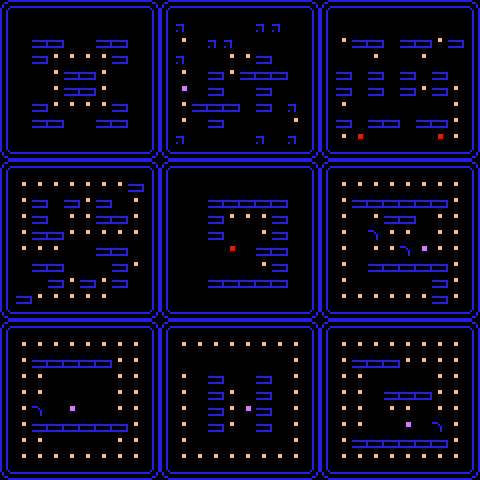

Rendered tile map (Tiled .tmx) drawn with the repository's tilesets; below, a short description and the full map source, tile grids included:
An orthogonal 30x30 tile map with 16x16 px tiles, 1 tile layer (Pacman).

<map version="1.0" orientation="orthogonal" renderorder="right-down" width="30" height="30" tilewidth="16" tileheight="16" nextobjectid="1">
 <tileset firstgid="1" name="pacman-tiles" tilewidth="16" tileheight="16" tilecount="48">
  <image source="pacman-tiles.png" width="256" height="48" />
 </tileset>
 <layer name="Pacman" width="30" height="30">
  <data encoding="csv">
1,2,2,2,2,2,2,2,2,5,1,2,2,2,2,2,2,2,2,5,1,2,2,2,2,2,2,2,2,5,
6,39,14,14,14,14,14,14,39,10,6,28,14,14,14,14,28,28,39,10,6,14,14,14,14,14,14,14,14,10,
6,14,26,26,14,14,26,26,14,10,6,7,14,28,28,14,14,14,14,10,6,7,26,26,14,26,26,7,26,10,
6,14,26,7,7,7,7,26,14,10,6,28,14,14,7,7,26,14,14,10,6,14,14,7,14,14,7,14,14,10,
6,14,14,7,26,26,7,14,14,10,6,7,14,26,7,26,26,26,14,10,6,26,14,26,14,26,39,26,14,10,
6,14,14,7,26,26,7,14,14,10,6,36,14,26,14,14,26,14,14,10,6,26,14,26,39,26,7,26,7,10,
6,14,26,7,7,7,7,26,14,10,6,7,26,26,26,14,26,14,28,10,6,7,14,14,14,14,14,14,7,10,
6,14,26,26,14,14,26,26,14,10,6,7,14,26,14,14,14,14,7,10,6,26,14,26,26,14,26,26,7,10,
6,39,14,14,14,14,14,14,39,10,6,28,39,14,14,14,28,14,28,10,6,7,35,14,14,14,14,35,7,10,
20,21,21,21,21,21,21,21,21,24,20,21,21,21,21,21,21,21,21,24,20,21,21,21,21,21,21,21,21,24,
1,2,2,2,2,2,2,2,2,5,1,2,2,2,2,2,2,2,2,5,1,2,2,2,2,2,2,2,2,5,
6,7,7,7,7,7,7,7,26,10,6,46,46,46,46,46,46,46,46,10,6,7,7,7,7,7,7,7,7,10,
6,7,26,14,26,7,26,14,7,10,6,46,46,26,26,26,26,26,46,10,6,7,26,26,26,26,26,26,7,10,
6,7,26,14,7,7,26,26,7,10,6,46,46,26,7,7,7,26,46,10,6,7,14,7,26,26,14,7,7,10,
6,7,26,26,7,7,7,7,7,10,6,46,46,26,14,14,7,26,46,10,6,7,14,18,7,7,14,7,7,10,
6,7,7,7,14,14,26,26,14,10,6,46,46,14,35,14,26,26,46,10,6,7,14,7,7,18,36,7,7,10,
6,14,26,26,14,14,14,26,7,10,6,46,46,14,14,14,7,26,46,10,6,7,14,26,26,26,26,26,7,10,
6,39,14,26,7,26,7,26,14,10,6,46,46,26,26,26,26,26,46,10,6,7,14,14,14,14,14,26,7,10,
6,26,7,7,7,7,7,14,14,10,6,46,46,46,46,46,46,46,46,10,6,7,7,7,7,7,7,26,7,10,
20,21,21,21,21,21,21,21,21,24,20,21,21,21,21,21,21,21,21,24,20,21,21,21,21,21,21,21,21,24,
1,2,2,2,2,2,2,2,2,5,1,2,2,2,2,2,2,2,2,5,1,2,2,2,2,2,2,2,2,5,
6,7,7,7,7,7,7,7,7,10,6,7,7,7,7,7,7,7,7,10,6,7,7,7,7,7,7,7,7,10,
6,7,26,26,26,26,26,7,7,10,6,14,14,14,14,14,14,14,7,10,6,7,26,26,26,7,7,7,7,10,
6,7,7,14,14,14,14,7,7,10,6,7,14,26,14,14,26,14,7,10,6,7,7,14,14,14,14,7,7,10,
6,7,7,14,14,14,14,7,7,10,6,7,14,26,7,14,26,14,7,10,6,7,7,14,26,26,26,7,7,10,
6,7,18,14,36,14,14,7,7,10,6,7,14,26,7,36,26,14,7,10,6,7,7,14,7,7,14,7,7,10,
6,7,26,26,26,26,26,26,7,10,6,7,14,26,7,14,26,14,7,10,6,7,7,14,14,36,14,18,7,10,
6,7,7,14,14,14,14,7,7,10,6,7,14,14,14,14,14,14,7,10,6,7,26,26,26,26,26,26,7,10,
6,7,7,7,7,7,7,7,7,10,6,7,7,7,7,7,7,7,7,10,6,7,7,7,7,7,7,7,7,10,
20,21,21,21,21,21,21,21,21,24,20,21,21,21,21,21,21,21,21,24,20,21,21,21,21,21,21,21,21,24
</data>
 </layer>
</map>